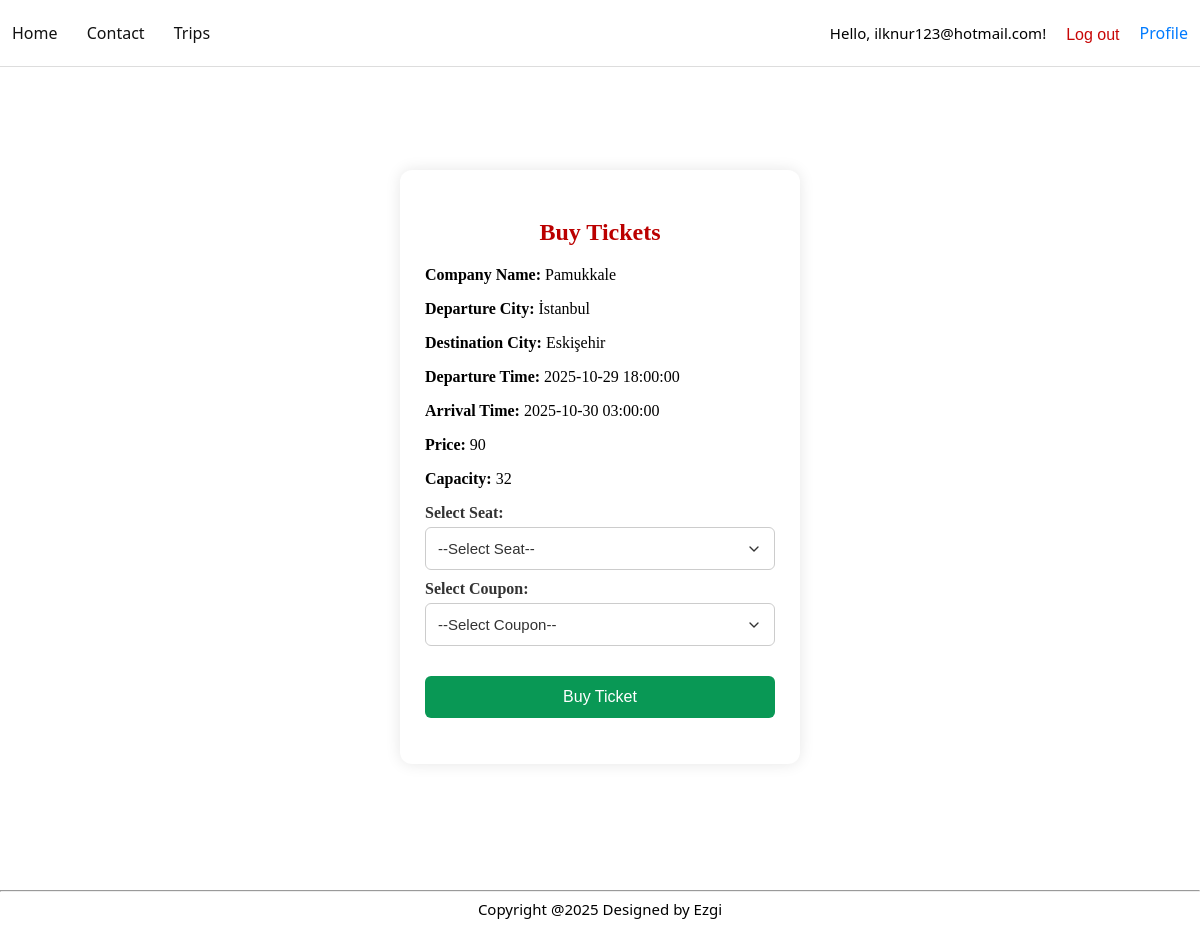
Screenshot of /buyTicket.php?trip_id=4614bae4deb61fd9a064ed1a1d109a2c (signed in) with the database file from the repository.
### tables this page shows
CREATE TABLE Trips(id text PRIMARY KEY DEFAULT (lower(hex(randomblob(16)))), company_id text not null, destination_city text not null, arrival_time datetime not null, departure_time datetime not null, departure_city text not null, price integer not null, capacity integer not null, created_date TIMESTAMP DEFAULT CURRENT_TIMESTAMP, FOREIGN KEY (company_id) REFERENCES Bus_Company(id));

CREATE TABLE Bus_Company(id text PRIMARY KEY DEFAULT (lower(hex(randomblob(16)))), name text unique not null, logo_path text ,created_at TIMESTAMP DEFAULT CURRENT_TIMESTAMP);

### buyTicket.php (the view, shortened to what this page needs)
<?php
include(__DIR__ . "/databaseConnection.php");
$tripId = $_POST["trip_id"] ?? $_GET["trip_id"] ?? '';
$stmtTrip = $database->prepare("SELECT t.*, c.id as company_id, c.name as company_name FROM Trips t, Bus_Company c WHERE t.company_id = c.id AND t.id = :trip_id");
$stmtTrip->bindValue(":trip_id", $tripId, SQLITE3_TEXT);
$trip = $stmtTrip->execute()->fetchArray(SQLITE3_ASSOC);
include("header.php");
?>
<!DOCTYPE html>
<html lang="en">
<head>
    <link rel="stylesheet" href="style.css?v=<?php echo time(); ?>">
</head>
<body>
<div class="content">
    <div class= "container">
    <h2>Buy Tickets</h2>
    <form method="POST" action="buyTicket.php">
        <?php if ($trip): ?>
            <p><strong>Company Name:</strong> <?= htmlspecialchars($trip['company_name']) ?></p>
            <p><strong>Departure City:</strong> <?= htmlspecialchars($trip['departure_city']) ?></p>
            <p><strong>Destination City:</strong> <?= htmlspecialchars($trip['destination_city']) ?></p>
            <p><strong>Departure Time:</strong> <?= htmlspecialchars($trip['departure_time']) ?></p>
            <p><strong>Arrival Time:</strong> <?= htmlspecialchars($trip['arrival_time']) ?></p>
            <p><strong>Price:</strong> <?= htmlspecialchars($trip['price']) ?></p>
            <p><strong>Capacity:</strong> <?= htmlspecialchars($trip['capacity']) ?></p>
            <label for="selectSeat">Select Seat:</label>
            <select id="selectSeat" name="seat_number" required>
                <option value="">--Select Seat--</option>
            </select>
        <label for="searchCoupon">Select Coupon:</label>
        <select id="searchCoupon" name="select_coupon">
             <option value="">--Select Coupon--</option>
        </select>
            <input class="green-button" type="submit" name="buyTicketHere" value="Buy Ticket">
        <?php else: ?>
            <p style="color:red; text-align:center;">No trip found.</p>
        <?php endif; ?>
    </form>
        </div>
        </div>
</body>
</html>

### style.css (style rules this page uses)
footer { background-color: #ffffff; color: rgb(0, 0, 0); text-align: center; padding: 15px 0; font-size: 15px; font-family: "Segoe UI", Arial, sans-serif; }
.content { min-height: 100vh; display: flex; justify-content: center; align-items: center; }
.container { background-color: white; width: 350px; padding: 30px 25px; border-radius: 12px; box-shadow: 0 0 15px rgba(0,0,0,0.1); text-align: left; }
.container h2 { text-align: center; margin-bottom: 20px; color: #bb0000; }
.container label { display: block; margin-top: 10px; font-weight: bold; color: #333; }
.container input[type="submit"] { width: 100%; padding: 12px; background-color: #099855; border: none; color: white; font-size: 16px; border-radius: 6px; cursor: pointer; margin-top: 20px; transition: background-color 0.3s ease; }
.container select { margin-bottom: 10px; width:100% }
.red-button, .green-button, .blue-button { color: white; border: none; padding: 10px 12px; font-size: 14px; border-radius: 5px; cursor: pointer; transition: background-color 0.3s ease; }
.green-button { background-color: #43a047; }
html, body { height: 100%; margin: 0; padding: 0; min-height: 100vh; }
select { appearance: none; -webkit-appearance: none; -moz-appearance: none; display: block; background-color: #ffffff; border: 1px solid #ccc; border-radius: 6px; padding: 12px; width: 20%; font-size: 15px; color: #333; cursor: pointer; box-sizing: border-box; margin-top: 5px; background-repeat: no-repeat; background-position: right 12px center; background-size: 16px 16px; padding-right: 40px; }

### rows the page displays
trips: company.name "Pamukkale", departure_city "İstanbul", destination_city "Eskişehir", departure_time "2025-10-29 18:00:00", arrival_time "2025-10-30 03:00:00", price "90", capacity "32"

### other values shown
$_SESSION["email"] "ilknur123@hotmail.com"
